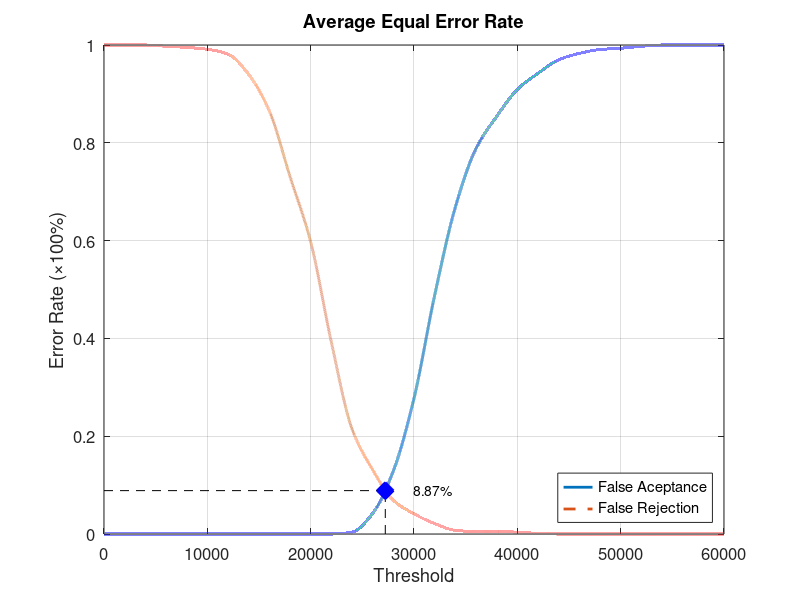
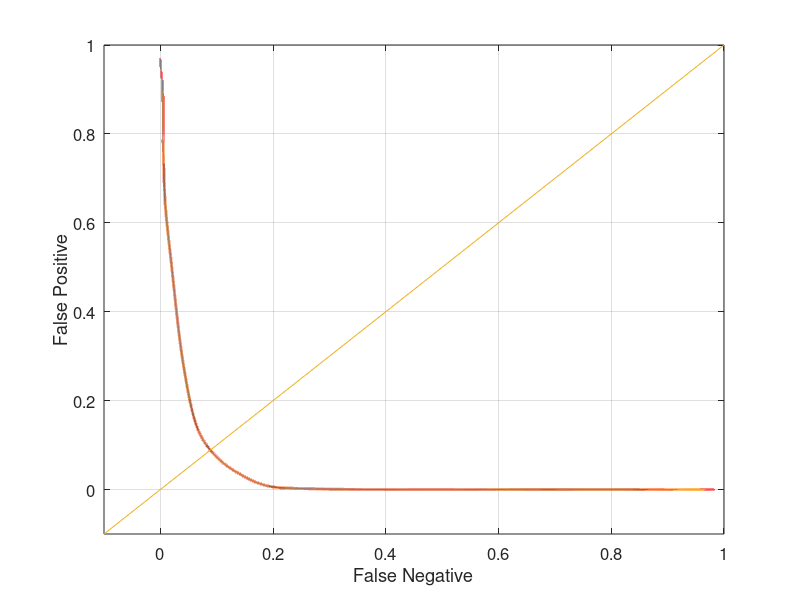

These figures' MATLAB source, in order:
function yEER = Experiment5Average
close all;
clear;
clc;
x = 0:2000:60000;
xq = 0:0.5:60000;

y0 = [0 0 0 0 0 0 0 0 0 0 0 0 0.00394737 0.0421053 0.128947 0.277632 0.488158 0.668421 0.788158 0.853947 0.909211 0.942105 0.969737 0.982895 0.990789 0.993421 0.997368 1 1 1 1];
yy0 = interp1(x, y0, xq, 'pchip');
y1 = [1 1 1 0.9975 0.995 0.99125 0.98125 0.94 0.865 0.73125 0.5975 0.3925 0.215 0.13125 0.06875 0.04125 0.02125 0.0075 0.005 0.005 0.00375 0.00125 0 0 0 0 0 0 0 0 0];
yy1 = interp1(x, y1, xq, 'pchip');

% Calculating EER: 
y2 = abs(y0 - y1);
find(y2 == min(y2))
yy2 = abs(yy0 - yy1);
xEER = find(yy2 == min(yy2));
xEERIndex = xq(xEER) % X-axis EER
yEER = yy0(xEER) % Y-axis EER

main = figure
plot(xq, yy0,'-','LineWidth', 2);	hold on
plot(xq, yy1,'--','LineWidth', 2);	hold on
plot([xEERIndex xEERIndex], [0 yEER], 'k--');	hold on
plot([0 xEERIndex], [yEER yEER], 'k--');	hold on
plot(xEERIndex, yEER, 'bx', 'LineWidth', 10);	hold on
text(xEERIndex + 10 * xEERIndex / 100, yEER, [num2str(round((10000 * yEER)) / 100) '%'])
legend('False Aceptance', 'False Rejection', 'Location', 'SouthEast')
xlabel('Threshold')
ylabel('Error Rate (\times100%)')
title('Average Equal Error Rate')
set(gca, 'FontSize', 12)
axis([0 60000 0 1])
grid on

print(main, 'Experiment5AverageMain', '-dpng');
FNRxFPR = figure('Color', [1 1 1]);
plot(yy1, yy0, '-', yy1, yy0, 'LineWidth', 2);
hold on
y = -0.1:0.1:1
plot(y, y); 
set(gca, 'FontSize', 12)
xlabel('False Negative')
ylabel('False Positive')
axis([-0.1 1 -0.1 1])
set(gca, 'FontSize', 12)
grid on

print(FNRxFPR, 'Experiment5AverageFNRxFPR','-dpng');
end
